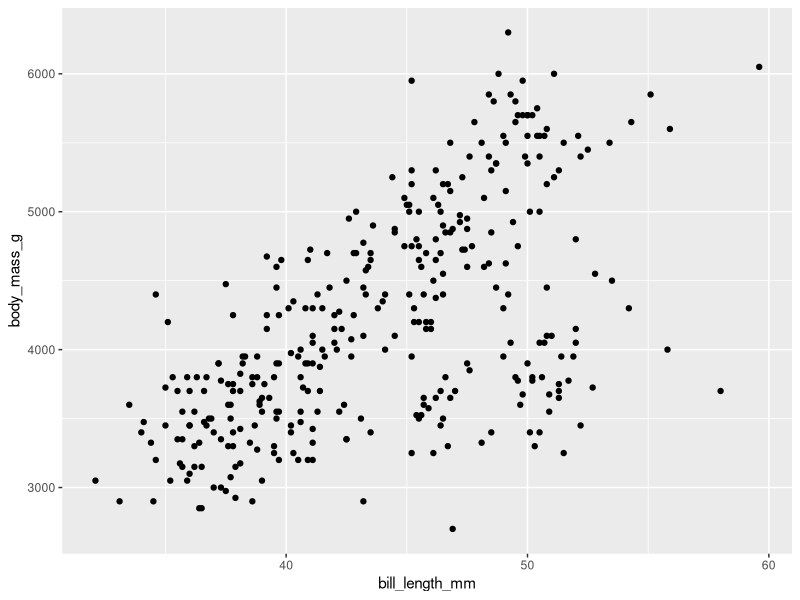
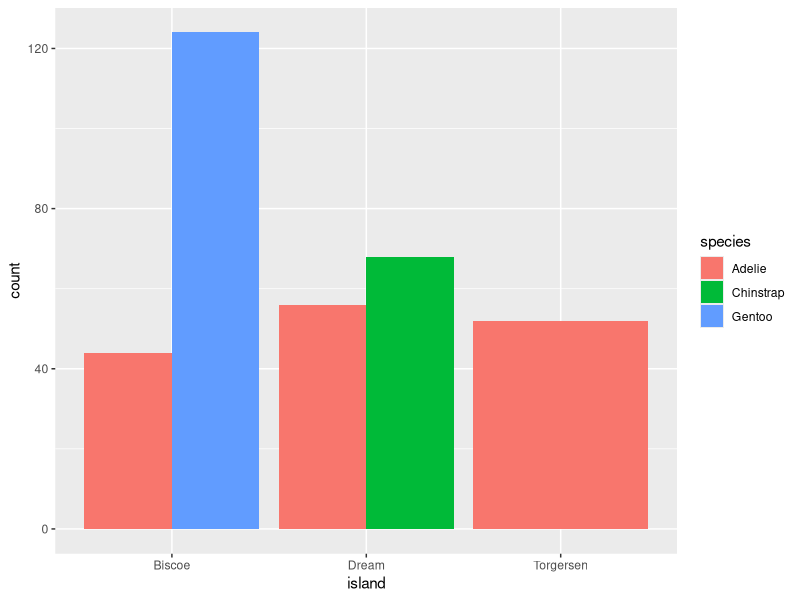

Source code (R) for these figures, in order:
## ---- chunk 1
knitr::opts_chunk$set(echo = TRUE)
## ---- chunk 2
# Load the library (do at the start of every RStudio session)
library(palmerpenguins)

# Check the data - the data frame name is penguins
str(penguins)
## ---- chunk 3

library(ggplot2)

ggplot(data = penguins) +
  geom_point(mapping = aes(x = bill_length_mm, y = body_mass_g))

## ---- chunk 4
ggplot(data = penguins) +
  geom_bar(mapping = aes(x = island, fill=species), position="dodge")
